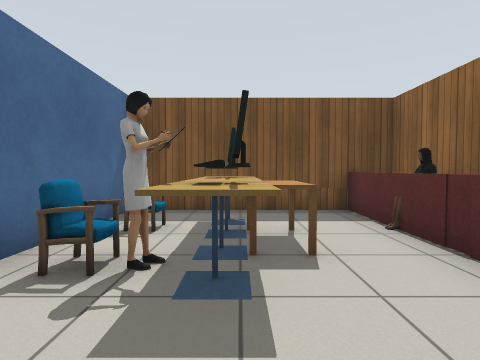
View 1 (above)

16 first-person views from a walk through a world built for the Gazebo simulator. The camera is 0.9 m above the floor, tilts 2° down and sees 80° across. Floor lines are 1 m apart. The floor is counted in squares, 1 m on a side. Each view is taken from the middle of a square. On the plan, view 1 faces up. The plan holds only what a view shows up to about 11 squares ahead; the rest is blank. Simple patterns stand in for the simulator's built-in surfaces. Simple shapes stand in for some stock models. Some surface patterns are stand-ins.

View 2
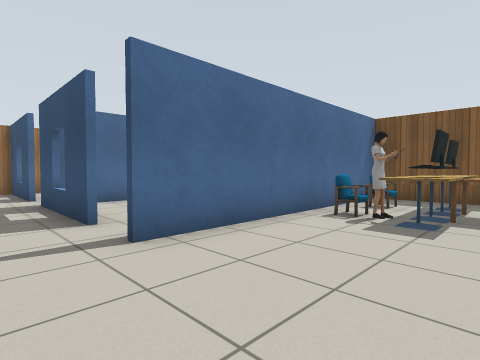

View 3
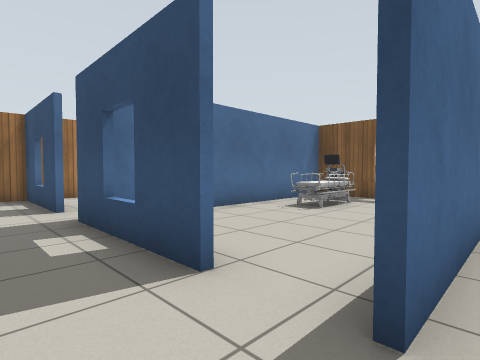

View 4
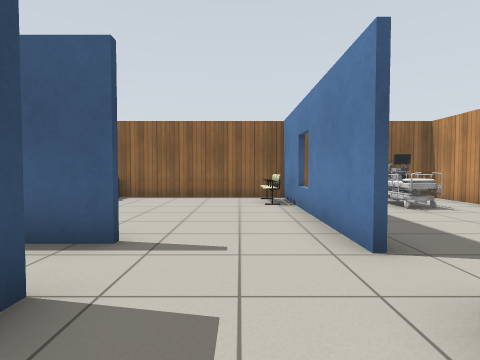

View 5
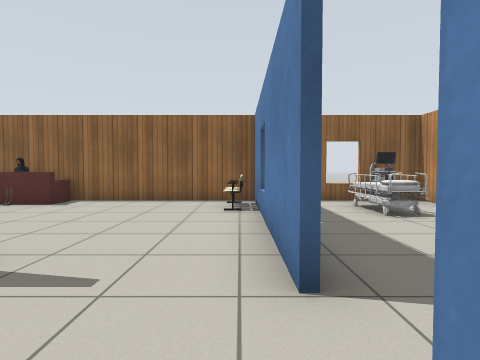

View 6
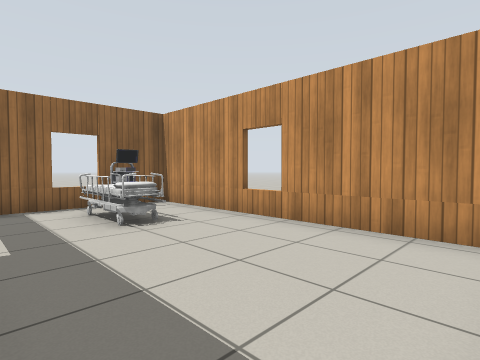

View 7
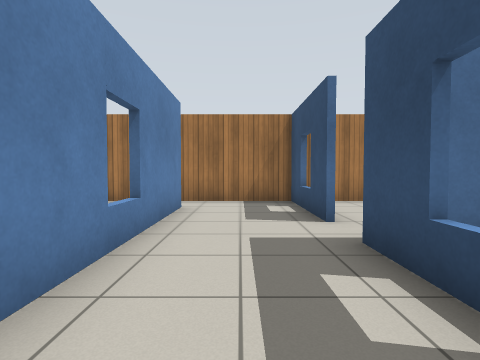

View 8
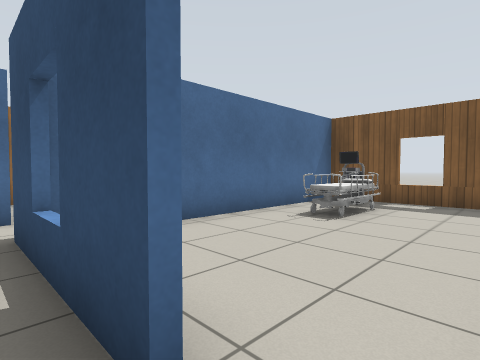

View 9
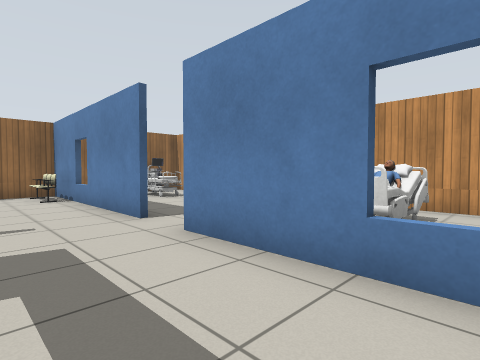

View 10
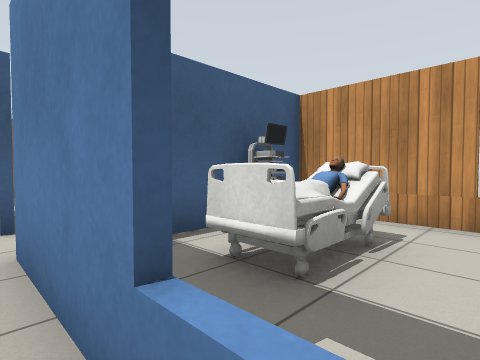

View 11
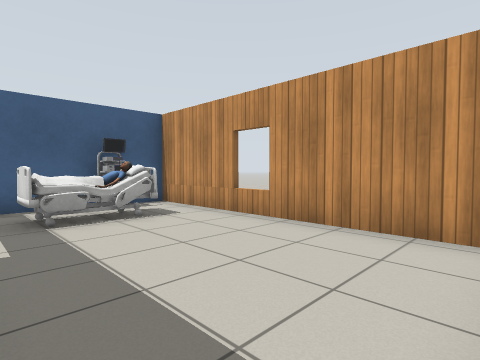

View 12
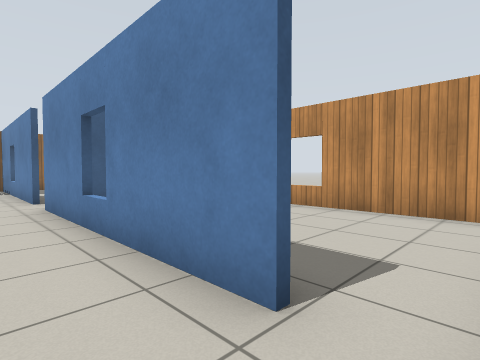

View 13
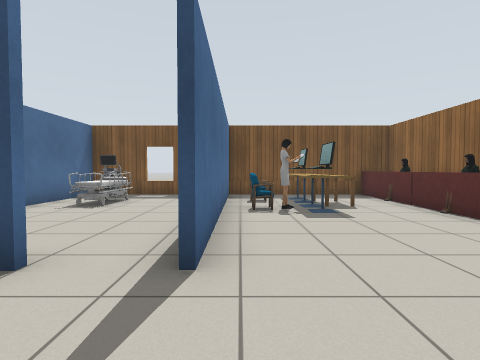

View 14
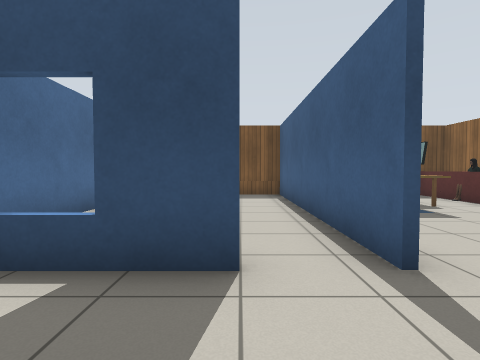

View 15
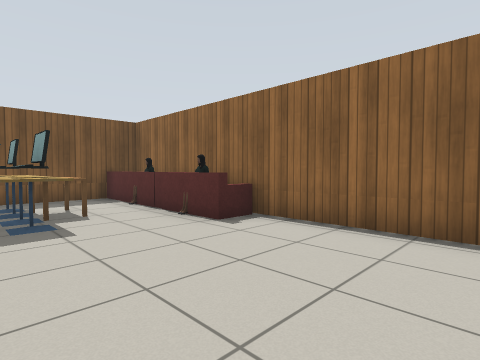

View 16
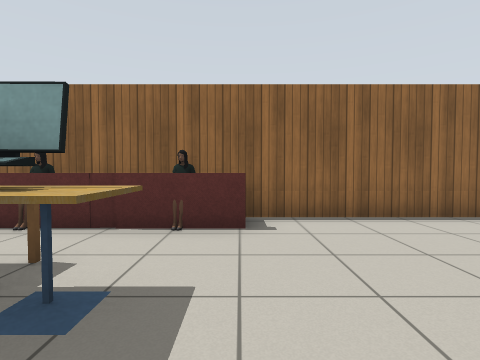

### Floor plan
Ten units are one square. View 1 is at (0, 0); x grows to the right and y downward. Boxes are objects, and circles mark ways between rooms. Rooms are numbered by the first view taken in them; rooms with no view inside come last. Other rooms are left out.
<svg viewBox="-128 -80 168 178">
<path fill="none" stroke="#000" d="M-40 15 -76 15M-30 44 4 44M-24 -64 -24 15M34 45 34 -56M-89 15 -123 15 -123 44M25 -64 -29 -64M-110 44 -42 44M24 -29 24 -34M-37 93 34 93 34 51M-117 93 -45 93 -45 84M-123 44 -123 69M-45 65 -45 54M-29 -64 -73 -64 -73 11M-25 15 -25 -64"/>
<rect x="-15" y="-25" width="10" height="10" fill="#bbb"><title>person</title></rect>
<rect x="-15" y="-35" width="10" height="10" fill="#bbb"><title>chair</title></rect>
<rect x="-15" y="-45" width="10" height="10" fill="#bbb"><title>chair</title></rect>
<rect x="-5" y="-35" width="10" height="20" fill="#bbb"><title>table</title></rect>
<rect x="-5" y="-45" width="10" height="10" fill="#bbb"><title>table</title></rect>
<rect x="-5" y="-55" width="10" height="10" fill="#bbb"><title>cafe table</title></rect>
<rect x="5" y="35" width="30" height="10" fill="#bbb"><title>chair</title></rect>
<rect x="5" y="-45" width="10" height="20" fill="#bbb"><title>desk</title></rect>
<rect x="25" y="-15" width="10" height="10" fill="#bbb"><title>sofa</title></rect>
<rect x="25" y="-25" width="10" height="10" fill="#bbb"><title>person</title></rect>
<rect x="25" y="-45" width="10" height="10" fill="#bbb"><title>person</title></rect>
<rect x="25" y="-55" width="10" height="10" fill="#bbb"><title>sofa</title></rect>
<rect x="25" y="-75" width="10" height="20" fill="#bbb"><title>sofa</title></rect>
<rect x="5" y="65" width="20" height="10" fill="#bbb"><title>bed</title></rect>
<rect x="25" y="75" width="10" height="10" fill="#bbb"><title>cart</title></rect>
<rect x="-75" y="55" width="20" height="30" fill="#bbb"><title>bed</title></rect>
<rect x="-55" y="65" width="10" height="20" fill="#bbb"><title>cart</title></rect>
<rect x="-65" y="-55" width="20" height="30" fill="#bbb"><title>bed</title></rect>
<rect x="-65" y="-65" width="10" height="20" fill="#bbb"><title>cart</title></rect>
<circle cx="-35" cy="50" r="3" fill="#2a7"/>
<circle cx="-115" cy="50" r="3" fill="#2a7"/>
<circle cx="-40" cy="10" r="3" fill="#2a7"/>
<text x="-20" y="0">1</text>
<text x="0" y="70">2</text>
<text x="-90" y="70">3</text>
<text x="-50" y="-30">4</text>
</svg>
Room 1 opens to room 2. Room 1 opens to room 3. Room 1 opens to room 4.

Where each view was taken, in squares from view 1:
view 1: 0 up, 0 right, facing up
view 2: 3 down, 1 right, facing up-left
view 3: 3 down, 2 left, facing up-left
view 4: 3 down, 6 left, facing right
view 5: 4 down, 5 left, facing right
view 6: 5 down, 4 left, facing down-right
view 7: 3 down, 4 left, facing left
view 8: 2 down, 3 left, facing up-left
view 9: 2 down, 8 left, facing down-right
view 10: 4 down, 8 left, facing down-right
view 11: 5 down, 12 left, facing down-right
view 12: 3 down, 12 left, facing down-right
view 13: 4 down, 2 left, facing up
view 14: 4 down, 4 left, facing up
view 15: 3 down, 1 left, facing up-right
view 16: 1 up, 2 left, facing right
